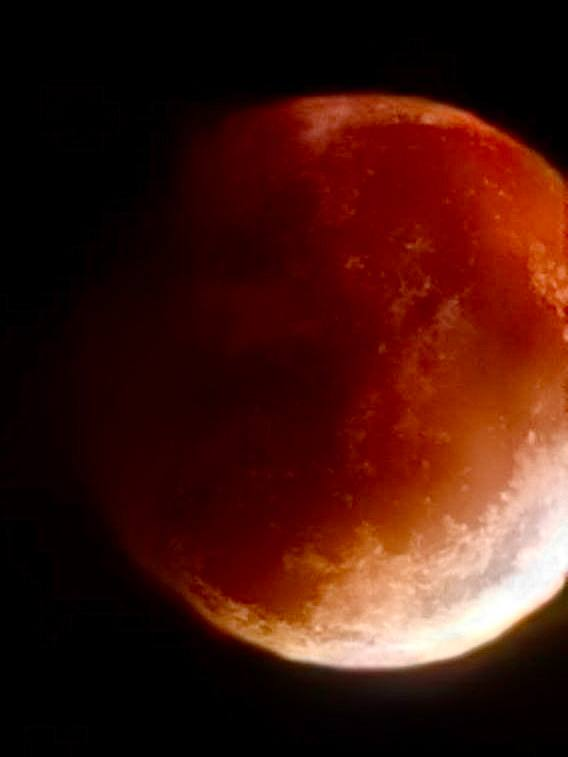
#> input picture image1.png, 568 x 757 px
$ python -i object_tracker.py   (imports and definitions only)   (older library calls are emulated)
#> lines starting #> are read from the running program, lines starting #| are printed output that depends on the picture; after the words box and inside, x2 and y2 are one past the last pixel; in counts of white or black regions, pixels touching at a corner belong together
#> further down, picture is the input picture: shape (757, 568, 3); mean B, G, R 15.2, 23.7, 66.8
### lab5/core/horn_schunck.py
"""
Реализация алгоритма Хорна-Шанка для вычисления плотного оптического потока.

АЛГОРИТМ ХОРНА-ШАНКА:
====================

Математическая основа:
----------------------
Алгоритм решает задачу оптического потока на основе двух предположений:

1. Brightness Constancy Constraint (BCC):
   Яркость точки не меняется при движении:
   I(x, y, t) = I(x + u, y + v, t + 1)

   Линеаризация первого порядка приводит к уравнению:
   I_x*u + I_y*v + I_t = 0

   где:
   - I_x, I_y - пространственные производные яркости
   - I_t - временная производная
   - u, v - компоненты вектора оптического потока (горизонтальная, вертикальная)

2. Smoothness Constraint:
   Оптический поток должен быть гладким (соседние точки движутся похоже).
   Это позволяет разрешить aperture problem (неоднозначность направления движения).

Энергетический функционал:
--------------------------
Алгоритм минимизирует функционал:
E = ∫∫[(I_x*u + I_y*v + I_t)² + λ²(‖∇u‖² + ‖∇v‖²)]dxdy

где:
- Первый член: ошибка brightness constancy constraint
- Второй член: регуляризация гладкости (smoothness term)
- λ: весовой коэффициент, балансирующий между точностью и гладкостью

Решение:
--------
Минимизация функционала приводит к системе дифференциальных уравнений Эйлера-Лагранжа,
которая решается итерационным методом (метод Якоби или Гаусса-Зейделя):

u^(n+1) = u̅^(n) - (I_x*(I_x*u̅^(n) + I_y*v̅^(n) + I_t)) / (λ² + I_x² + I_y²)
v^(n+1) = v̅^(n) - (I_y*(I_x*u̅^(n) + I_y*v̅^(n) + I_t)) / (λ² + I_x² + I_y²)

где u̅, v̅ - локальные средние значений u и v.

Параметры:
----------
- lambda_val: весовой коэффициент регуляризации (больше значение = более гладкий поток)
- num_iterations: количество итераций для сходимости
- threshold: порог для определения сходимости (опционально)

Преимущества:
-------------
- Плотный поток (вектор для каждого пикселя)
- Устойчивость к шуму благодаря регуляризации
- Хорошо работает для медленных движений

Недостатки:
-----------
- Вычислительно затратный (итеративный процесс)
- Может сглаживать резкие границы движения
- Требует тщательного подбора параметра λ
"""

import numpy as np
import cv2
from typing import Tuple, Optional


class HornSchunckProcessor:
    def __init__(self, lambda_val: float = 1.0, num_iterations: int = 100, threshold: float = 0.001):
        """
        Инициализация процессора Хорна-Шанка.

        Args:
            lambda_val: Весовой коэффициент регуляризации (больше = более гладкий поток)
            num_iterations: Количество итераций для сходимости
            threshold: Порог сходимости T - если среднее изменение между итерациями
                      меньше этого значения, итерации останавливаются досрочно.
                      Если threshold <= 0, используется фиксированное количество итераций.
        """
        self.lambda_val = lambda_val
        self.num_iterations = num_iterations
        self.threshold = threshold

        # Кэш для производных (оптимизация)
        self._I_x_cache = None
        self._I_y_cache = None
        self._I_t_cache = None
        self._denominator_cache = None
        self._prev_frame = None

    # [121 lines left out: functions compute_derivatives, compute_flow, compute_flow_magnitude_direction, not called in this run]


### lab5/core/object_tracker.py
"""
Реализация отслеживания объектов (Object Tracking).

Использует метод вычитания фона (Background Subtraction) для детектирования
движущихся объектов и алгоритм центроидного отслеживания (Centroid Tracking)
для присвоения и сохранения уникальных ID объектов между кадрами.
"""

import numpy as np
import cv2
import copy
from typing import List, Tuple, Dict, Optional
from collections import OrderedDict, deque
from core.horn_schunck import HornSchunckProcessor

class CentroidTracker:
    """
    Простой трекер, основанный на центроидах.
    Сопоставляет новые обнаруженные объекты с существующими на основе Евклидова расстояния.
    """
    def __init__(self, max_disappeared: int = 50, max_distance: int = 50, max_trace: int = 30):
        """
        Args:
            max_disappeared: Максимальное количество кадров, которое объект может отсутствовать.
            max_distance: Максимальное расстояние (в пикселях) между центроидами для сопоставления.
            max_trace: Максимальная длина хвоста (траектории) объекта.
        """
        self.next_object_id = 0
        self.objects = OrderedDict()  # ID -> centroid (x, y)
        self.disappeared = OrderedDict() # ID -> frames_disappeared
        self.bboxes = OrderedDict() # ID -> (x, y, w, h)
        self.paths = OrderedDict() # ID -> deque of (x, y)

        self.max_disappeared = max_disappeared
        self.max_distance = max_distance
        self.max_trace = max_trace

    def register(self, centroid: Tuple[int, int], bbox: Tuple[int, int, int, int]):
        """Регистрация нового объекта."""
        self.objects[self.next_object_id] = centroid
        self.bboxes[self.next_object_id] = bbox
        self.disappeared[self.next_object_id] = 0
        self.paths[self.next_object_id] = deque(maxlen=self.max_trace)
        self.paths[self.next_object_id].append(centroid)
        self.next_object_id += 1

    def deregister(self, object_id: int):
        """Удаление объекта из отслеживания."""
        del self.objects[object_id]
        del self.disappeared[object_id]
        del self.bboxes[object_id]
        del self.paths[object_id]

    def update(self, rects: List[Tuple[int, int, int, int]]) -> Tuple[Dict, Dict]:
        """
        Обновление состояния трекера.

        Returns:
            Tuple (objects, paths):
            - objects: Словарь ID -> Bounding Box
            - paths: Словарь ID -> Trajectory (deque of points)
        """
        if len(rects) == 0:
            for object_id in list(self.disappeared.keys()):
                self.disappeared[object_id] += 1
                if self.disappeared[object_id] > self.max_disappeared:
                    self.deregister(object_id)
            return dict(self.bboxes), copy.deepcopy(self.paths)

        input_centroids = np.zeros((len(rects), 2), dtype="int")
        for (i, (x, y, w, h)) in enumerate(rects):
            cX = int(x + w / 2.0)
            cY = int(y + h / 2.0)
            input_centroids[i] = (cX, cY)

        if len(self.objects) == 0:
            for i in range(0, len(input_centroids)):
                self.register(tuple(input_centroids[i]), rects[i])
        else:
            object_ids = list(self.objects.keys())
            object_centroids = list(self.objects.values())

            D = []
            for oc in object_centroids:
                row = []
                for ic in input_centroids:
                    dist = np.linalg.norm(np.array(oc) - np.array(ic))
                    row.append(dist)
                D.append(row)
            D = np.array(D)

            rows = D.min(axis=1).argsort()
            cols = D.argmin(axis=1)[rows]

            used_rows = set()
            used_cols = set()

            for (row, col) in zip(rows, cols):
                if row in used_rows or col in used_cols:
                    continue

                if D[row, col] > self.max_distance:
                    continue

                object_id = object_ids[row]
                centroid = tuple(input_centroids[col])

                self.objects[object_id] = centroid
                self.bboxes[object_id] = rects[col]
                self.disappeared[object_id] = 0
                self.paths[object_id].append(centroid)

                used_rows.add(row)
                used_cols.add(col)

            unused_rows = set(range(0, D.shape[0])).difference(used_rows)
            unused_cols = set(range(0, D.shape[1])).difference(used_cols)

            for row in unused_rows:
                object_id = object_ids[row]
                self.disappeared[object_id] += 1
                if self.disappeared[object_id] > self.max_disappeared:
                    self.deregister(object_id)

            for col in unused_cols:
                self.register(tuple(input_centroids[col]), rects[col])

        return dict(self.bboxes), copy.deepcopy(self.paths)


class ObjectTracker:
    """
    Класс для детектирования и отслеживания движущихся объектов.
    """
    def __init__(self, min_area: int = 500, max_disappeared: int = 40, max_distance: int = 50):
        self.bg_subtractor = cv2.createBackgroundSubtractorMOG2(history=500, varThreshold=16, detectShadows=True)
        self.tracker = CentroidTracker(max_disappeared=max_disappeared, max_distance=max_distance)
        self.min_area = min_area
        # Используем наш класс HornSchunckProcessor для вычисления потока
        # Меньше итераций для скорости в реальном времени
        self.flow_processor = HornSchunckProcessor(lambda_val=1.0, num_iterations=30)

    def process_frame(self, frame: np.ndarray) -> Tuple[Dict, Dict, np.ndarray]:
        """
        Обработка кадра (BG Subtraction).
        """
        mask = self.bg_subtractor.apply(frame)
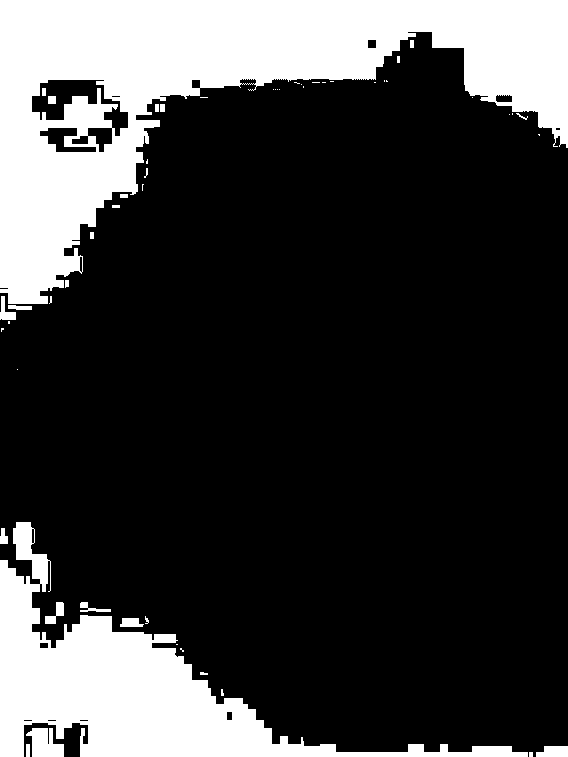
#> mask: shape (757, 568); values 127 (black) and 255 (white), 23.9% white; 53 white regions (29 under 20 px), largest, box (x1, y1, x2, y2) and area: (0, 0, 568, 304) 68379, (0, 522, 528, 757) 31908, (26, 728, 64, 757) 759
        _, mask = cv2.threshold(mask, 250, 255, cv2.THRESH_BINARY)

        kernel = cv2.getStructuringElement(cv2.MORPH_ELLIPSE, (3, 3))
        mask = cv2.morphologyEx(mask, cv2.MORPH_OPEN, kernel)
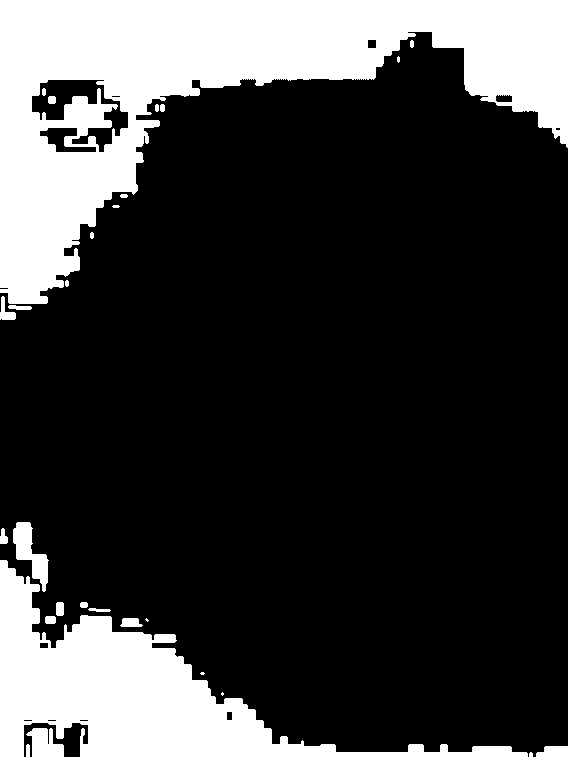
#> mask: shape (757, 568); 23.8% white; 28 white regions (5 under 20 px), largest, box (x1, y1, x2, y2) and area: (0, 0, 568, 304) 68208, (0, 560, 528, 757) 30678, (13, 522, 49, 592) 1106
        mask = cv2.morphologyEx(mask, cv2.MORPH_DILATE, kernel, iterations=2)
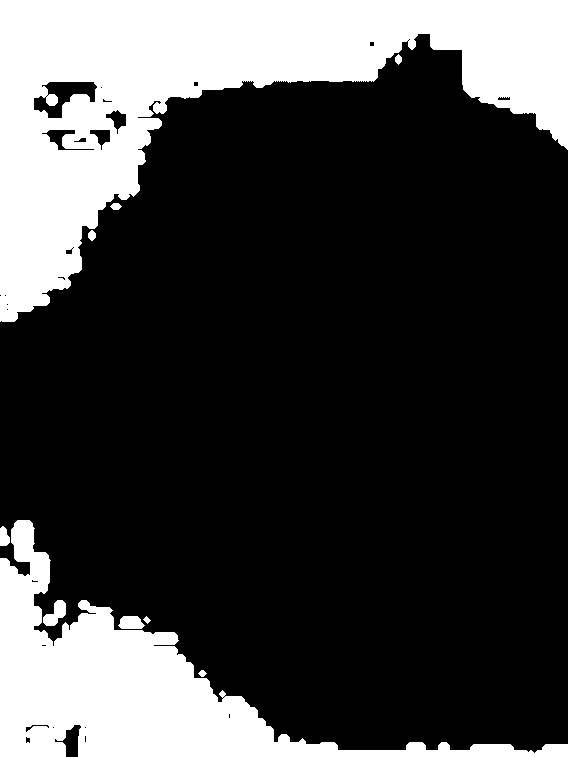
#> mask: shape (757, 568); 25.5% white; 10 white regions

        contours, _ = cv2.findContours(mask.copy(), cv2.RETR_EXTERNAL, cv2.CHAIN_APPROX_SIMPLE)
#> contours = 10 contours; largest, box (x1, y1, x2, y2) and area: (0, 0, 568, 322) 73673, (0, 520, 568, 757) 35183, (43, 600, 66, 626) 306, (118, 616, 145, 629) 250, (0, 526, 10, 546) 132

        rects = []
        for contour in contours:
            if cv2.contourArea(contour) < self.min_area:
                continue

            (x, y, w, h) = cv2.boundingRect(contour)
            rects.append((x, y, w, h))
#> this loop made 10 passes
#> (x, y, w, h) on passes 6, 10: (0, 520, 568, 237), (0, 0, 568, 322)
#> contour on pass 2: [[146, 616], [143, 619], [147, 623], [150, 620]]
#> after the loop, rects = [(0, 520, 568, 237), (0, 0, 568, 322)]

        objects, paths = self.tracker.update(rects)
#> in update, `input_centroids = np.zeros((len(rects), 2), dtype="int")`: input_centroids = [[0, 0], [0, 0]]
#> the loop in update, `for (i, (x, y, w, h)) in enumerate(rects):` made 2 passes
#> (x, y, w, h, cX, cY) on passes 1 to 2: (0, 520, 568, 237, 284, 638), (0, 0, 568, 322, 284, 161)
#> after the loop in update, `for (i, (x, y, w, h)) in enumerate(rects):`: input_centroids = [[284, 638], [284, 161]]
#> the loop in update, `for i in range(0, len(input_centroids)):` made 2 passes
#> objects = {0: (0, 520, 568, 237), 1: (0, 0, 568, 322)}; paths = 2 items

        return objects, paths, mask

    def update_from_mask(self, mask: np.ndarray) -> Tuple[Dict, Dict]:
        """
        Обновление трекера на основе бинарной маски движения.
        """
        # Улучшенная морфология для объединения частей объектов
        # 1. Закрытие (closing) - заполняет дыры внутри объектов
        kernel_close = cv2.getStructuringElement(cv2.MORPH_ELLIPSE, (7, 7))
        mask = cv2.morphologyEx(mask, cv2.MORPH_CLOSE, kernel_close)

        # 2. Открытие (opening) - убирает мелкий шум
        kernel_open = cv2.getStructuringElement(cv2.MORPH_ELLIPSE, (3, 3))
        mask = cv2.morphologyEx(mask, cv2.MORPH_OPEN, kernel_open)

        # 3. Дилатация - расширяет объекты для лучшего объединения
        kernel_dilate = cv2.getStructuringElement(cv2.MORPH_ELLIPSE, (5, 5))
        mask = cv2.morphologyEx(mask, cv2.MORPH_DILATE, kernel_dilate, iterations=2)

        # Поиск контуров
        contours, _ = cv2.findContours(mask.copy(), cv2.RETR_EXTERNAL, cv2.CHAIN_APPROX_SIMPLE)

        rects = []
        for contour in contours:
            if cv2.contourArea(contour) < self.min_area:
                continue

            (x, y, w, h) = cv2.boundingRect(contour)
            rects.append((x, y, w, h))

        objects, paths = self.tracker.update(rects)

        return objects, paths

>>> import cv2
>>> picture = cv2.imread('../../image1.png')
>>> result = ObjectTracker().process_frame(picture)
